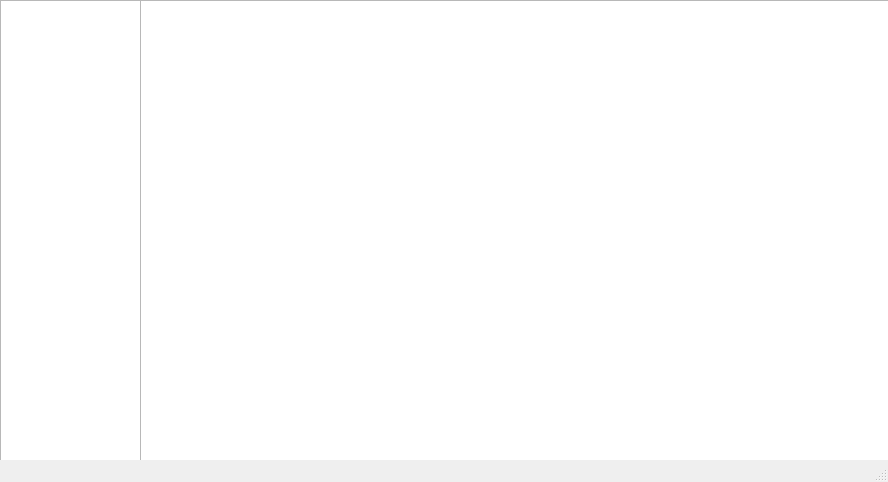
<?xml version="1.0" encoding="UTF-8"?>
<ui version="4.0">
 <class>AdaoMainWindow</class>
 <widget class="QMainWindow" name="AdaoMainWindow">
  <property name="geometry">
   <rect>
    <x>0</x>
    <y>0</y>
    <width>888</width>
    <height>482</height>
   </rect>
  </property>
  <property name="windowTitle">
   <string/>
  </property>
  <widget class="QWidget" name="centralwidget">
   <widget class="QListWidget" name="ForumList">
    <property name="geometry">
     <rect>
      <x>0</x>
      <y>0</y>
      <width>141</width>
      <height>461</height>
     </rect>
    </property>
   </widget>
   <widget class="QListWidget" name="Threadlist">
    <property name="geometry">
     <rect>
      <x>140</x>
      <y>0</y>
      <width>751</width>
      <height>461</height>
     </rect>
    </property>
   </widget>
  </widget>
  <widget class="QMenuBar" name="menubar">
   <property name="geometry">
    <rect>
     <x>0</x>
     <y>0</y>
     <width>888</width>
     <height>23</height>
    </rect>
   </property>
  </widget>
  <widget class="QStatusBar" name="statusbar"/>
 </widget>
 <resources/>
 <connections/>
</ui>
